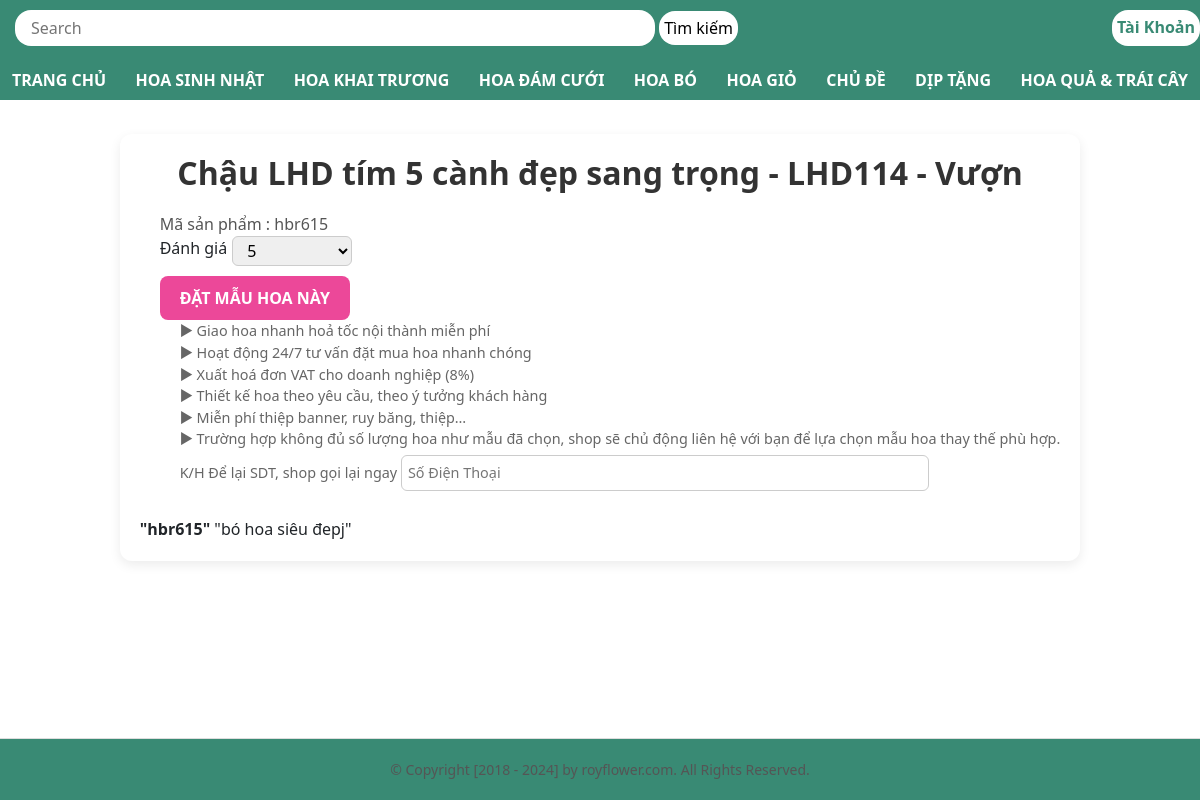
/detail/4/, run on the app's committed database.
### shop/models.py (models this page shows, shortened)
class Product(models.Model):
    category_choices = [
        (1,"Bó Hoa"),(2,"Giỏ Hoa"),
        (3,"Hoa Đám Cưới"),(4,"Hoa Khai Trương"),
        (5,"Hoa Sinh Nhật"),(6,"Hoa Tình Yêu"),
        (7,"Hoa Baby"),(8,"Cúc Mẫu Đơn"),
        (9,"Chậu Lan Hồ Điệp"),(10,"Hoa Tốt Ngiệp"),
        (11,"Giỏ Trái Cây"),(12,"Mâu Hoa Mới"),
    ]
    name = models.CharField(max_length=50,default="abc",blank=True)
    category = models.IntegerField(choices=category_choices, default=1)
    product_code = models.CharField(max_length=255)
    price = models.DecimalField(max_digits=10 , decimal_places=3)
    image = models.ImageField(null=True , blank=True)
    description = models.TextField(null=True , max_length=255)

### shop/views.py (the view)
# urls.py: path("detail/<int:product_id>/",views.detail_view,name='detail'),
def detail_view(request,product_id):
    product = get_object_or_404(Product,id = product_id)
    return render(request,"shop/detail.html",{'product': product})

### shop/templates/shop/detail.html (shortened to what this page needs)
{% extends "shop/base.html" %}
{% block header %}
    {{ block.super }}
{% endblock header %}
{% block container %}
<form method="POST" action="{% url 'add_to_cart' product.id %}" class="max-w-6xl mx-auto p-4 md:p-8">
    <div class="grid grid-cols-1">
        <div class="row">
            <div class="padding">
                <div class="detail">
                   <h1 class="detail-header">
                    {{product.name}}
                   </h1>
                    <div class="detail_content">
                    <div class="deatil_description">
                        <div class="detail_code">Mã sản phẩm : {{product.product_code}}</div>
                        <div class="detail_rate">
                        <p>Đánh giá</p>
                        <select name="" id="vote_result">
                            <option value="5" selected="selected">5</option>
                        </select>
                        </div>
                        <button type = "submit" class="btn-detail-submit">
                            ĐẶT MẪU HOA NÀY
                        </button>
                        <ul class="detail_waring">
                            <li class="detail-waring_list">► Giao hoa nhanh hoả tốc nội thành miễn phí</li>
                            <li class="detail-waring_list">► Hoạt động 24/7 tư vấn đặt mua hoa nhanh chóng</li>
                            <li class="detail-waring_list">► Xuất hoá đơn VAT cho doanh nghiệp (8%)</li>
                            <li class="detail-waring_list">► Thiết kế hoa theo yêu cầu, theo ý tưởng khách hàng</li>
                            <li class="detail-waring_list">► Miễn phí thiệp banner, ruy băng, thiệp…</li>
                            <li class="detail-waring_list">► Trường hợp không đủ số lượng hoa như mẫu đã chọn, shop sẽ chủ động liên hệ với bạn để lựa chọn mẫu hoa thay thế phù hợp.</li>
                            <li class="detail-waring_list">K/H Để lại SDT, shop gọi lại ngay
                                <input class="" type="text" placeholder="Số Điện Thoại">
                            </li>
                        </ul>
                    </div>
                    </div>
                    <div class="detail_mota">
                        <span class="detail_mota_code">"{{product.product_code}}"</span>
                        <span class="detail_mota_description">"{{product.description}}"</span>
                    </div>
                </div>
            </div>
        </div>
    </div>
</form>
{% endblock container %}

### shop/static/css/style.css (style rules this page uses)
.padding { display: flex; padding-top: 110px; gap: 20px; }

### shop/static/css/main.css (style rules this page uses)
* { padding: 0; margin: 0; box-sizing: border-box; }
:root { --primary-color-header : #398a74 ; --primary-color-white : #ffffff ; --primary-color-hover : #42a1ff ; --primary-font-16 : 16px ; }
.grid { max-width: 1200px; margin: 0 auto; height: 100% ; }

### shop/static/css/detail.css (style rules this page uses)
.detail { height: 100%; padding: 20px; background-color: #fff; border-radius: 12px; box-shadow: 0 4px 12px rgba(0, 0, 0, 0.08); }
.detail-header { text-align: center; font-size: 2rem; font-weight: 600; color: #333; margin-bottom: 20px; }
.detail_content { display: flex; flex-direction: column; gap: 20px; }
@media (min-width: 768px) { .detail_content { flex-direction: row; } }
.detail_code { font-size: 1rem; color: #555; }
.detail_rate { display: flex; }
.detail_rate select { padding: 5px 10px; border-radius: 6px; border: 1px solid #ccc; margin-left: 5px; }
.btn-detail-submit { background-color: #ec4899; color: white; padding: 10px 20px; font-weight: bold; border-radius: 8px; border: none; cursor: pointer; transition: background-color 0.3s ease; }
#vote_result { width: 120px; margin-bottom: 4px; height: 30px; padding: 0 0 0 10px; }
.detail_waring { list-style-type: disc; list-style: none; padding-left: 20px; font-size: 0.9rem; color: #666; }
.detail-waring_list input { margin-top: 5px; padding: 6px; border-radius: 6px; border: 1px solid #ccc; width: 60%; }
.detail_mota { margin-top: 10px; }
form.max-w-6xl.mx-auto.p-4.md\:p-8 { flex: 1; }

### shop/static/css/search.css (style rules this page uses)
.detail_waring { list-style: none; }
.detail_mota_code { font-weight: 700; }

### data on the page
Product: name "Chậu LHD tím 5 cành đẹp sang trọng - LHD114 - Vượn", product_code "hbr615", description "bó hoa siêu đepj"
